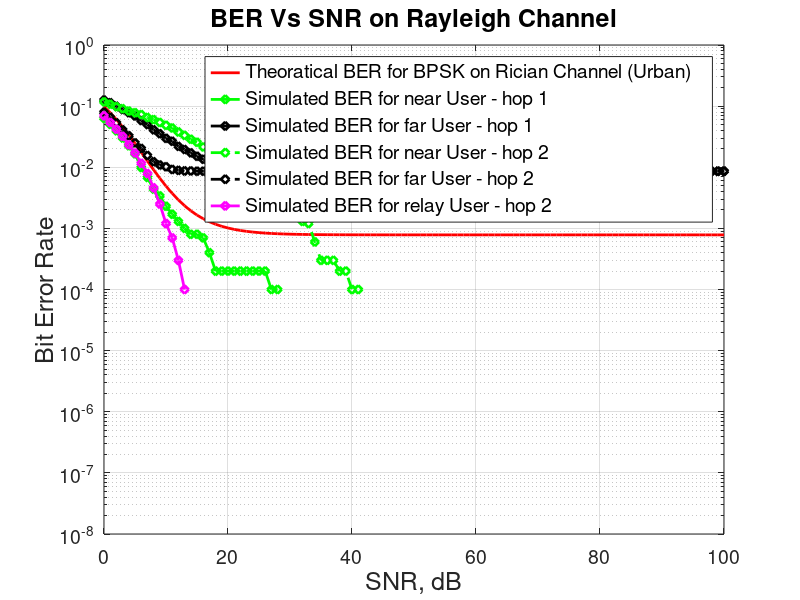

Write MATLAB code to recreate this figure.
%ref:https://in.mathworks.com/matlabcentral/fileexchange/23498-mc-cdma
clc;close all;
clear all;
k1=5; %Rician factor %ref: https://www.researchgate.net/publication/263669548_Probability_Distribution_of_Rician_K-Factor_in_Urban_Suburban_and_Rural_Areas_Using_Real-World_Captured_Data
mean=sqrt(k1/(k1+1));% mean
sigma=sqrt(1/(2*(k1+1)));%variance
N=10^4;  % Number of Bits for  data_user1
d1 = 1; d2 = 3;    %Distances of users from base station (BS)
d3 = 3;
eta = 1;                %Path loss exponent
n =8;                               %Number of  Data Sub-Carriers
walsh=hadamard(n);  
code1=walsh(2,:);   
code3=walsh(3,:);                   %Taking 2nd row of walsh code for User1

%% ------------------Hop 1------------------------------
users=1;            % Number of Users
%------------------Generation of Walsh code--------------------------------
%------------------Generating data for User1-------------------------------                     
data_user1= rand(1,N)>0.5;          % Generation of data for user1
data_user1bpsk = 2*data_user1-1;    % BPSK modulation 0 -> -1; 1 -> 0 

%------------------Spreading & IFFT for User1------------------------------
data_user11=data_user1bpsk';
spdata1_user1=data_user11*code1;    % Spreading 
spdata12=(spdata1_user1)';
ifftdata_user1=ifft(spdata12);      % Taking the IFFT
ifftdata12=ifftdata_user1';

%------------------Append Cyclic Prefix1 for User1-------------------------
y1=[ifftdata12(:,[(n-2):n]) ifftdata12];
transdata1=y1';
tx_user1=transdata1;                % Transmitting data for user1

%----------------------Adding data for Transmission of All User------------
x=tx_user1;
%----------------------Creating Rayleigh Channel---------------------------
Taps=4;                                        % Number of Taps
p1=1;                                       % Power of Tap1
p2=1;                                     % Power of Tap2
p3=1;                                     % Power of Tap3
p4=1;
gain1=sqrt(d1^-eta)*sqrt(p1/2)*[randn(1,N)*sigma+mean + j*randn(1,N)*sigma];   % Gain for Tap1
gain2=sqrt(d1^-eta)*sqrt(p2/2)*[randn(1,N)*sigma+mean + j*randn(1,N)*sigma];   % Gain for Tap2
gain3=sqrt(d1^-eta)*sqrt(p3/2)*[randn(1,N)*sigma+mean + j*randn(1,N)*sigma];   % Gain for Tap3
gain4=sqrt(d1^-eta)*sqrt(p4/2)*[randn(1,N)*sigma+mean + j*randn(1,N)*sigma];   % Gain for Tap4
x11=x(:);
x12=reshape(x11,1,length(x11));
i=1:length(x12);        
delay1=1; 
for i=delay1+1:length(x12) % Producing one sample delay in Tap2 w.r.t. Tap1
   x13(i)=x(i-delay1);
end
delay2=2;
for i=delay2+1:length(x12) % Producing two sample delay in Tap2 w.r.t. Tap1
   x14(i)=x(i-delay2);
end
delay3=3;
for i=delay3+1:length(x12) % Producing three sample delay in Tap2 w.r.t. Tap1
   x15(i)=x(i-delay3);
end
x10=reshape(x13,(n+3),length(x13)/(n+3));
x20=reshape(x14,(n+3),length(x14)/(n+3));
x30=reshape(x15,(n+3),length(x15)/(n+3));
ch1=repmat(gain1,(n+3),1);     
ch2=repmat(gain2,(n+3),1);
ch3=repmat(gain3,(n+3),1);
ch4=repmat(gain4,(n+3),1);
data_channel1=x.*ch1+x10.*ch2+x20.*ch3+x30.*ch4;  % Passing data through channel 

%------------------------Addition of AWGN noise ---------------------------

%% ------user 2 using same code but different channel
                  %Taking 2nd row of walsh code for User1
%------------------Generating data for User1-------------------------------                          
data_user2 = rand(1,N)>0.5;          % Generation of data for user1
data_user2bpsk = 2*data_user2-1;    % BPSK modulation 0 -> -1; 1 -> 0 

%------------------Spreading & IFFT for User1------------------------------
data_user22=data_user2bpsk';
spdata1_user2=data_user22*code1;    % Spreading 
spdata122=(spdata1_user2)';
ifftdata_user2=ifft(spdata122);      % Taking the IFFT
ifftdata122=ifftdata_user2';

%------------------Append Cyclic Prefix1 for User1-------------------------
y2=[ifftdata122(:,[(n-2):n]) ifftdata122];
transdata2=y2';
tx_user2=transdata2;                % Transmitting data for user1

%----------------------pathloss------------
x2=2*sqrt(d2^-eta)*tx_user2;

%----------------------Creating Rayleigh Channel---------------------------

data_channel2=x2;  % Passing data through channel 
%------------------------Addition of AWGN noise ---------------------------
data_channel =data_channel1+ data_channel2;
data_noise=data_channel(:);
data_noise=reshape(data_noise,1,length(data_noise));
noise = 1/sqrt(2)*[randn(1,length(data_noise)) + j*randn(1,length(data_noise))]; 

%% ------ receiver ---------------------
snr = [0:100];                 % multiple Eb/N0 values

for i = 1:length(snr)
y2= data_noise + (sqrt(1)*10^(-snr(i)/20))*noise; %Addition of Noise
  
%--------------------------Receiver ---------------------------------------
data_received2 = y2;           %fadded data received with awgn noise

%---------------------Removing Cyclic Prefix-------------------------------
rx1=reshape(data_received2,(n+3),length(data_received2)/(n+3));
rx12=rx1';
rx13 = rx12(:,[(4:(n+3))]); 
rx14=rx13';

%-----------------Taking FFT ----------------------------------------------
fft_data_received2 =fft(rx14);

%----------------equilization of the channel-------------------------------
channel_response1=fft([gain1;gain2;gain3;gain4],n);
data_equilized1=fft_data_received2.*conj(channel_response1);

data_equilized2=fft_data_received2;

%----------------BER of Data User1-----------------------------------------
recdata112=(data_equilized2'*code1')';
x11_hat = ones(1,N);
x11_hat(recdata112<0) =-1;
recdata11=(data_equilized1'*code1')';
recdata12=real(recdata11)>0;
errors_user1(i) = size(find([data_user1- recdata12]),2); %Errors for User1
SBer1 = errors_user1/N;                              % simulated ber user1
                             
% simulated ber user2
% sic decoding
x12_hat = ones(1,N);
x12_hat(recdata11<0) =-1;
%remodulate decoded symbol x1 

%recdata22=((data_equilized2'*code1') - x12_hat')';
recdata22=(data_equilized2'*code1' - x12_hat')';
recdata122=real(recdata22)>0;
errors_user2(i) = size(find([data_user2- recdata122]),2); %Errors for User1
SBer2 = errors_user2/N;                              % simulated ber user1

end

%% ------------------Hop 2------------------------------

users=2;            % Number of Users
%------------------Generation of Walsh code--------------------------------
code2=walsh(4,:);   
code3=walsh(3,:); %Taking 3rd row of walsh code for User2
%------------------est for User11-------------------------------

%------------------Spreading & IFFT for User1------------------------------
estdata_user11bpsk = 2*recdata12-1;    % BPSK modulation 0 -> -1; 1 -> 0 
estdata_user11=estdata_user11bpsk';
spdata1_user11=estdata_user11*code1;    % Spreading 
spdata11=(spdata1_user11)';
ifftdata_user11=ifft(spdata11);      % Taking the IFFT
ifftdata11=ifftdata_user11';

%------------------Append Cyclic Prefix1 for User1-------------------------
y11=[ifftdata11(:,[(n-2):n]) ifftdata11];
transdata11=y11';
esttx_user11=transdata11;                % Transmitting data for user1

%------------------est for User12-------------------------------

%------------------Spreading & IFFT for User1------------------------------
estdata_user12bpsk = 2*recdata122-1;    % BPSK modulation 0 -> -1; 1 -> 0 
estdata_user12=estdata_user12bpsk';
spdata1_user12=estdata_user12*code3;    % Spreading 
spdata12=(spdata1_user12)';
ifftdata_user12=ifft(spdata12);      % Taking the IFFT
ifftdata12=ifftdata_user12';
%------------------Append Cyclic Prefix1 for User1-------------------------
y12=[ifftdata12(:,[(n-2):n]) ifftdata12];
transdata12=y12';
esttx_user12=transdata12;                % Transmitting data for user1

%------------------Generating data for User2-------------------------------
data_user3 = rand(1,N)>0.5;          % Generation of data for user1
data_user3bpsk = 2*data_user3-1;    % BPSK modulation 0 -> -1; 1 -> 0 

%-----------------Spreading & IFFT for User2-------------------------------
data_user3bpskt=data_user3bpsk';
spdata3=data_user3bpskt*code2;          % Spreading 
spdata33=(spdata3)';
ifftdata_user3=ifft(spdata33);      % Taking the IFFT
ifftdata33=ifftdata_user3';

%-----------------Append Cyclic Prefix1 for User2--------------------------
y3=[ifftdata33(:,[(n-2):n]) ifftdata33];
transdata3=y3';

tx_user3=transdata3;                % Transmitting data for user2
%----------------------Adding data for Transmission of All User------------
x3=(esttx_user11+esttx_user12+tx_user3);
%----------------------Creating a new Rayleigh Channel---------------------------
p1=1;                                       % Power of Tap1
p2=1;                                     % Power of Tap2
p3=1;                                     % Power of Tap3
p4=1;
gain1ss=sqrt(p1/2)*[randn(1,N)*sigma+mean + j*randn(1,N)*sigma];   % Gain for Tap1
gain2ss=sqrt(p2/2)*[randn(1,N)*sigma+mean + j*randn(1,N)*sigma];   % Gain for Tap2
gain3ss=sqrt(p3/2)*[randn(1,N)*sigma+mean + j*randn(1,N)*sigma];   % Gain for Tap3
gain4ss=sqrt(p4/2)*[randn(1,N)*sigma+mean + j*randn(1,N)*sigma];   % Gain for Tap4
x111=x3(:);
x122=reshape(x111,1,length(x111));
i=1:length(x12);        
delay1=1; 
for i=delay1+1:length(x122) % Producing one sample delay in Tap2 w.r.t. Tap1
   x133(i)=x3(i-delay1);
end
delay2=2;
for i=delay2+1:length(x122) % Producing two sample delay in Tap2 w.r.t. Tap1
   x144(i)=x3(i-delay2);
end
delay3=3;
for i=delay3+1:length(x122) % Producing three sample delay in Tap2 w.r.t. Tap1
   x155(i)=x3(i-delay3);
end
x11=reshape(x133,(n+3),length(x133)/(n+3));
x22=reshape(x144,(n+3),length(x144)/(n+3));
x33=reshape(x155,(n+3),length(x155)/(n+3));
ch11=repmat(gain1ss,(n+3),1);     
ch22=repmat(gain2ss,(n+3),1);
ch33=repmat(gain3ss,(n+3),1);
ch44=repmat(gain4ss,(n+3),1);
data_channel3=x3.*ch11+x11.*ch22+x22.*ch33+x33.*ch44;  % Passing data through channel 

%------------------------Addition of AWGN noise ---------------------------
data_noise3=data_channel3(:);
data_noise33=reshape(data_noise3,1,length(data_noise3));
noise33 = 1/sqrt(2)*[randn(1,length(data_noise33)) + j*randn(1,length(data_noise33))]; 
               
for i = 1:length(snr)
y3 = data_noise33 + (sqrt(1)*10^(-snr(i)/20))*noise33; %Addition of Noise
  
%--------------------------Receiver ---------------------------------------
data_received3 =y3;           %fadded data received with awgn noise
%---------------------Removing Cyclic Prefix-------------------------------
rx1=reshape(data_received3,(n+3),length(data_received3)/(n+3));
rx12=rx1';
rx13 = rx12(:,[(4:(n+3))]); 
rx14=rx13';
%-----------------Taking FFT ----------------------------------------------
fft_data_received =fft(rx14);
%----------------equilization of the channel-------------------------------
channel_response33=fft([gain1ss;gain2ss;gain3ss;gain4ss],n);
data_equilized22=fft_data_received.*conj(channel_response33);

%----------------BER of Data User1-----------------------------------------

recdata11=(data_equilized22'*code1')';
recdata120=real(recdata11)>0;
errors_user11(i) = size(find([data_user1- recdata120]),2); %Errors for User1
SBer11 = errors_user11/N;                              % simulated ber user1
%----------------BER of Data source User2-----------------------------------------

x12_hat = ones(1,N);
x12_hat(recdata11<0) = -1;
recdata12=(data_equilized22'*code3')';
recdata122=real(recdata12)>0;
errors_user12(i) = size(find([data_user2- recdata122]),2); %Errors for User1
SBer12 = errors_user12/N;                              % simulated ber user1

%----------------BER of Data relay User2-----------------------------------------
recdata33=(data_equilized22'*code2')';
recdata33=real(recdata33)>0;
errors_user22(i) = size(find([data_user3- recdata33]),2); %Errors for User1
SBer22 = errors_user22/N;     

end

%% ------------------------Theoretical Result-------------------------------
snrlnr=10.^(snr/10);
TBerf = .5*erfc(sqrt(k1*snrlnr./(snrlnr+k1)));% theoretical BER fro Flat fadding

%% ------------------------Figures ------------------------

figure
grid on;
semilogy(snr,TBerf,'r-','LineWidth',2);
hold on;
semilogy(snr,SBer1,'gd-','LineWidth',2);%near 
hold on;
semilogy(snr,SBer2,'kd-','LineWidth',2);%far
hold on;
semilogy(snr,SBer11,'gd--','LineWidth',2);%near
hold on;
semilogy(snr,SBer12,'kd--','LineWidth',2);%far
hold on;
semilogy(snr,SBer22,'md-','LineWidth',2);%relay 1
axis([0 100 10^-8 1]);
set(gca,'fontsize',14) % say...default here is 10
grid on
legend('Theoratical BER for BPSK on Rician Channel (Urban)' ,'Simulated BER for near User - hop 1','Simulated BER for far User - hop 1','Simulated BER for near User - hop 2','Simulated BER for far User - hop 2','Simulated BER for relay User - hop 2','FontSize', 14);
xlabel('SNR, dB','FontSize', 18);
ylabel('Bit Error Rate','FontSize', 18);
title('BER Vs SNR on Rayleigh Channel','FontSize', 18)
